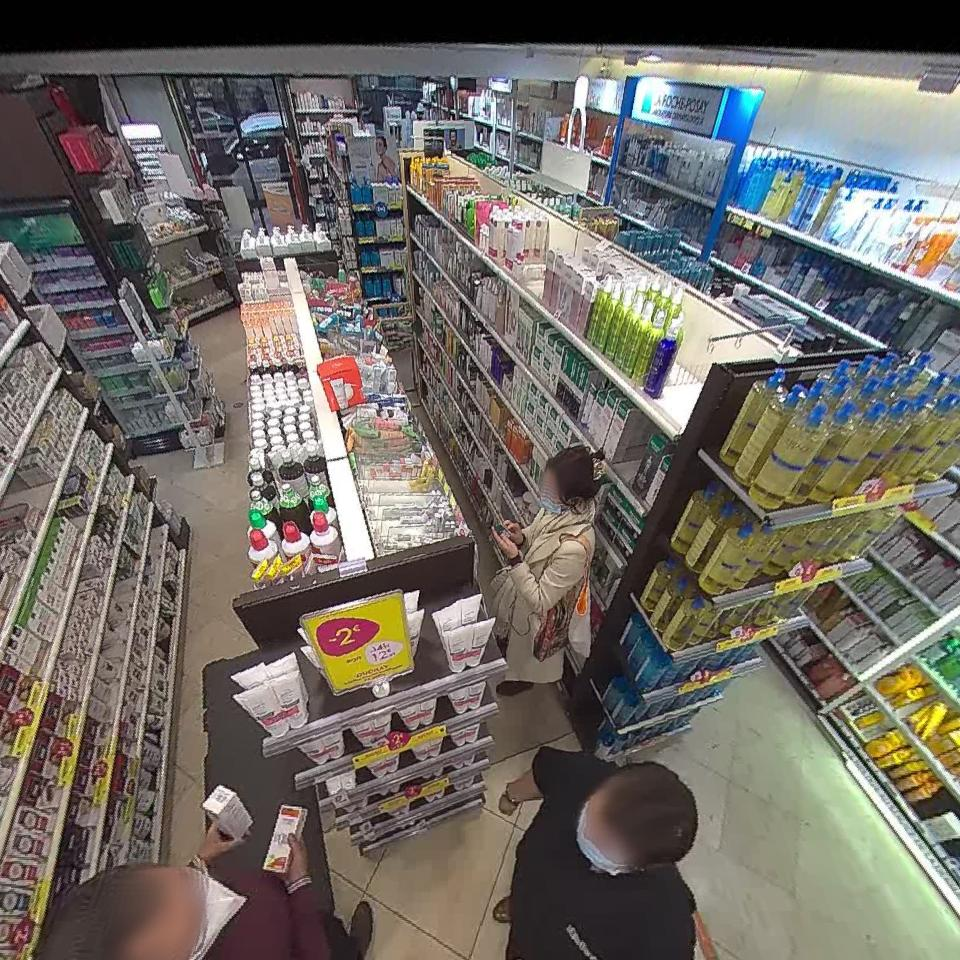
#> input picture code/02_python/fisheye_1_python.jpg, 960 x 960 px
$ python unwarper_opencv.py ../02_python/fisheye_1_python.jpg
#> lines starting #> are read from the running program, lines starting #| are printed output that depends on the picture
#!/usr/bin/env python3
"""
OpenCV Fisheye Unwarper

A Python script that uses OpenCV's fisheye features to dewarp fisheye images
into multiple perspective views, maintaining compatibility with the other
unwarper implementations.
"""

import cv2
import numpy as np
import argparse
import os
import sys
from typing import Tuple, Optional


class OpenCVDewarper:
    """
    OpenCV implementation of the fisheye dewarper using OpenCV's fisheye module
    and custom remapping functions.
    """

    def __init__(self, width: int, height: int, zones: int = 3):
        """
        Initialize dewarper with image dimensions.

        Args:
            width: Image width in pixels
            height: Image height in pixels
            zones: Number of perspective views to generate
        """
        self.width = width
        self.height = height
        self.output_width = self.width // 2
        self.output_height = self.height // 2
        self.zones = zones

        # Create remapping tables for all zones
        self.remap = self._dewarp_mapping()

    def get_rotation_matrix(self, yaw: float, pitch: float, roll: float) -> np.ndarray:
        """
        Generate rotation matrix from yaw, pitch, roll angles (in degrees).

        Args:
            yaw: Rotation around Y axis in degrees
            pitch: Rotation around X axis in degrees
            roll: Rotation around Z axis in degrees
        Returns:
            3x3 rotation matrix as numpy array
        """
        # Create rotation matrix from Euler angles
        # Convert to radians
        yaw_rad = np.deg2rad(yaw)
        pitch_rad = np.deg2rad(pitch)
        roll_rad = np.deg2rad(roll)

        # Calculate rotation matrices
        R_x = np.array([
            [1, 0, 0],
            [0, np.cos(pitch_rad), -np.sin(pitch_rad)],
            [0, np.sin(pitch_rad), np.cos(pitch_rad)]
        ], dtype=np.float32)

        R_y = np.array([
            [np.cos(yaw_rad), 0, np.sin(yaw_rad)],
            [0, 1, 0],
            [-np.sin(yaw_rad), 0, np.cos(yaw_rad)]
        ], dtype=np.float32)

        R_z = np.array([
            [np.cos(roll_rad), -np.sin(roll_rad), 0],
            [np.sin(roll_rad), np.cos(roll_rad), 0],
            [0, 0, 1]
        ], dtype=np.float32)

        # Combined rotation matrix
        R = R_z @ R_y @ R_x
        return R


    def _dewarp_mapping(self):
        """
        Create pixel remapping tables for all zones using OpenCV's fisheye model.

        Returns a numpy array with shape (zones, output_height, output_width, 2)
        where the last dimension contains (src_x, src_y) for each pixel.
        """
        # Create remapping tables for each view and stack them into a single array
        remap_list = []

        for zone_id in range(self.zones):

            R = self.get_rotation_matrix(0, 45, (360.0 * zone_id / self.zones))

            # New camera matrix for the perspective view
            # Adjust field of view to match the expected output
            fov_scale = 1.0  # OpenCV has same behavior as ffmpeg here
            offset = 0.0     # OpenCV has same behavior as ffmpeg here
            K_new = np.array([
                [self.output_width * fov_scale / 2, 0, self.output_width / 2 + offset * self.output_width],
                [0, self.output_height * fov_scale / 2, self.output_height / 2 + offset * self.output_height],
                [0, 0, 1]
            ], dtype=np.float32)

            # Generate destination points for the perspective view
            x, y = np.meshgrid(
                np.arange(self.output_width),
                np.arange(self.output_height),
                indexing='xy'
            )

            # Convert to homogeneous coordinates
            ones = np.ones(x.shape)
            dst_points = np.stack([x.flatten(), y.flatten(), ones.flatten()], axis=1).T

            # Project to 3D ray directions
            rays = np.linalg.inv(K_new) @ dst_points

            # Normalize rays
            rays = rays / np.linalg.norm(rays, axis=0, keepdims=True)

            # Transform rays to fisheye camera coordinate system
            rays_fisheye = R @ rays

            # Project fisheye rays to image coordinates
            # For fisheye, we use spherical projection
            theta = np.arccos(np.clip(rays_fisheye[2, :], -1, 1))  # Angle from optical axis
            phi = np.arctan2(rays_fisheye[1, :], rays_fisheye[0, :])  # Azimuthal angle

            # Map to fisheye image coordinates
            # Assuming equidistant fisheye projection model
            r = theta * self.width / np.pi  # Radius in fisheye image

            # Convert to Cartesian coordinates
            x = r * np.cos(phi) + self.width / 2
            y = r * np.sin(phi) + self.height / 2

            # Clip to valid range
            x = np.clip(x, 0, self.width - 1)
            y = np.clip(y, 0, self.height - 1)

            # Reshape to 2D arrays
            src_x = x.reshape((self.output_height, self.output_width)).astype(np.float32)
            src_y = y.reshape((self.output_height, self.output_width)).astype(np.float32)

            # Stack to create zone mapping with shape (output_height, output_width, 2)
            zone_mapping = np.stack([src_x, src_y], axis=-1)
            remap_list.append(zone_mapping)

        # Stack all zones together with shape (zones, output_height, output_width, 2)
        return np.stack(remap_list, axis=0)

    def dewarp_frame(self, image: np.ndarray, zone_id: int = 0):
        """
        Apply dewarping transformation to image using OpenCV's remap function.

        Args:
            image: Input image as NumPy array (H, W, 3)
            zone_id: Zone ID to use for dewarping

        Returns:
            Dewarped image as NumPy array
        """
        # Get the mapping for the specified zone
        # Shape: (output_height, output_width, 2)
        remap_table = self.remap[zone_id]

        # Split into x and y coordinate maps
        map_x = remap_table[:, :, 0].astype(np.float32)
        map_y = remap_table[:, :, 1].astype(np.float32)

        # Apply OpenCV's remap function
        # Use INTER_NEAREST for best performances
        # BORDER_CONSTANT with value 0 for black borders
        output = cv2.remap(
            image,
            map_x,
            map_y,
            cv2.INTER_NEAREST,
            borderMode=cv2.BORDER_CONSTANT,
            borderValue=(0, 0, 0)
        )

        return output


def load_image(image_path: str) -> np.ndarray:
    """Load image using OpenCV and convert to RGB."""
#> called with image_path = '../02_python/fisheye_1_python.jpg'
    try:
        # OpenCV loads images in BGR format by default
        image = cv2.imread(image_path)
#> image is the input picture: shape (960, 960, 3); mean B, G, R 100.5, 106.9, 111.4
        if image is None:
            raise ValueError(f"Could not load image: {image_path}")

        # Convert from BGR to RGB
        image = cv2.cvtColor(image, cv2.COLOR_BGR2RGB)
        return image
    except Exception as e:
        print(f"Error loading image {image_path}: {e}")
        sys.exit(1)


def save_image(image: np.ndarray, output_path: str):
    """Save image using OpenCV (convert from RGB to BGR)."""
    try:
        # Convert from RGB to BGR for OpenCV
        image_bgr = cv2.cvtColor(image, cv2.COLOR_RGB2BGR)
        cv2.imwrite(output_path, image_bgr)
    except Exception as e:
        print(f"Error saving image {output_path}: {e}")
        sys.exit(1)


def main():
    parser = argparse.ArgumentParser(
        description='OpenCV Fisheye Unwarper - Convert fisheye images to perspective views using OpenCV'
    )
    parser.add_argument('input_image', help='Path to input fisheye image')
    parser.add_argument('--output-dir', default='.', help='Output directory (default: current directory)')
    parser.add_argument('--prefix', help='Output filename prefix (default: input filename)')
    parser.add_argument('--repeat-dewarp', '-r', help='Number of repetition of dewarping for performance testing', type=int, default=1)

    args = parser.parse_args()

    # Validate input file
    if not os.path.exists(args.input_image):
        print(f"Error: Input file '{args.input_image}' does not exist")
        sys.exit(1)

    # Create output directory if needed
    os.makedirs(args.output_dir, exist_ok=True)

    # Load input image
    print(f"Loading image: {args.input_image}")
    image = load_image(args.input_image)
    height, width = image.shape[:2]
#> height = 960; width = 960

    # Initialize dewarper
    print(f"Initializing dewarper for {width}x{height} image")
#| Initializing dewarper for 960x960 image
    dewarper = OpenCVDewarper(width, height, 5)
    output_basename = args.prefix or os.path.splitext(os.path.basename(args.input_image))[0]

    for zone_id in range(dewarper.zones):
        zone_image = None
        for _ in range(args.repeat_dewarp):
            zone_image = dewarper.dewarp_frame(image, zone_id)
        # Ensure we have at least one dewarped image
        if zone_image is None:
            zone_image = dewarper.dewarp_frame(image, zone_id)
        output_path = os.path.join(args.output_dir, f"{output_basename}_{zone_id + 1}_opencv.jpg")
        save_image(zone_image, output_path)
        print(f"Saved view {zone_id + 1} to: {output_path}")
#> this loop made 5 passes
#| Saved view 1 to: ./fisheye_1_python_1_opencv.jpg
#| Saved view 2 to: ./fisheye_1_python_2_opencv.jpg
#| Saved view 3 to: ./fisheye_1_python_3_opencv.jpg
#| Saved view 4 to: ./fisheye_1_python_4_opencv.jpg
#| Saved view 5 to: ./fisheye_1_python_5_opencv.jpg
#> pass 1, in dewarp_frame, `output = cv2.remap( image, map_x, map_y, cv2.INTER_NEAREST, borderMode..`:
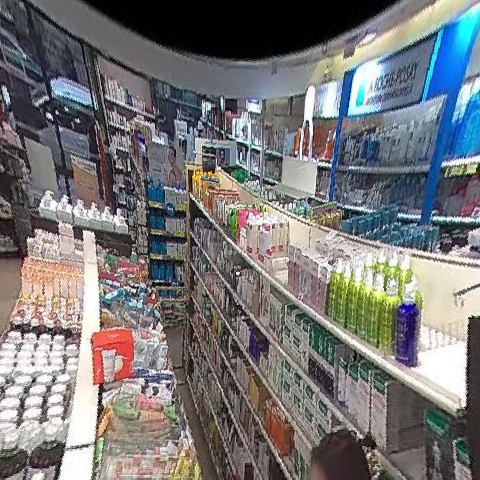
#> output: shape (480, 480, 3); mean R, G, B 118.9, 118.1, 119
#> pass 2, in dewarp_frame (call 2), `output = cv2.remap( image, map_x, map_y, cv2.INTER_NEAREST, borderMode..`:
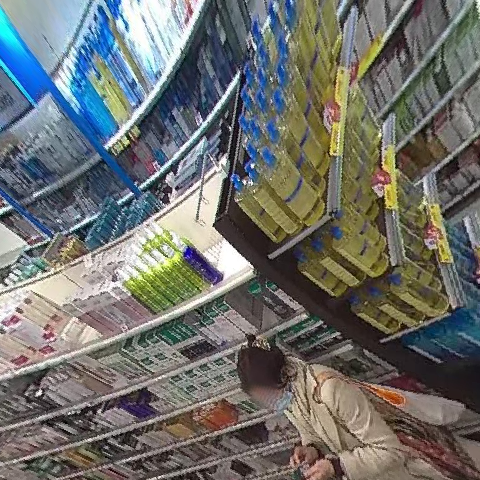
#> output: shape (480, 480, 3); mean R, G, B 110.8, 112.2, 108.8
#> after the loop:
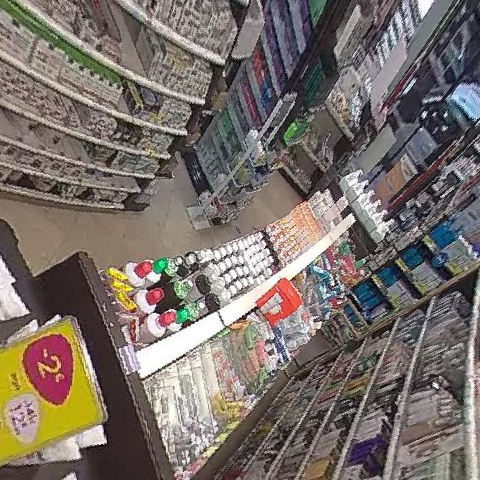
#> zone_image: shape (480, 480, 3); mean R, G, B 121.1, 111.7, 105.6

    print("Dewarping complete!")


if __name__ == '__main__':
    main()

$ run again, on code/02_python/fisheye_4_python.jpg
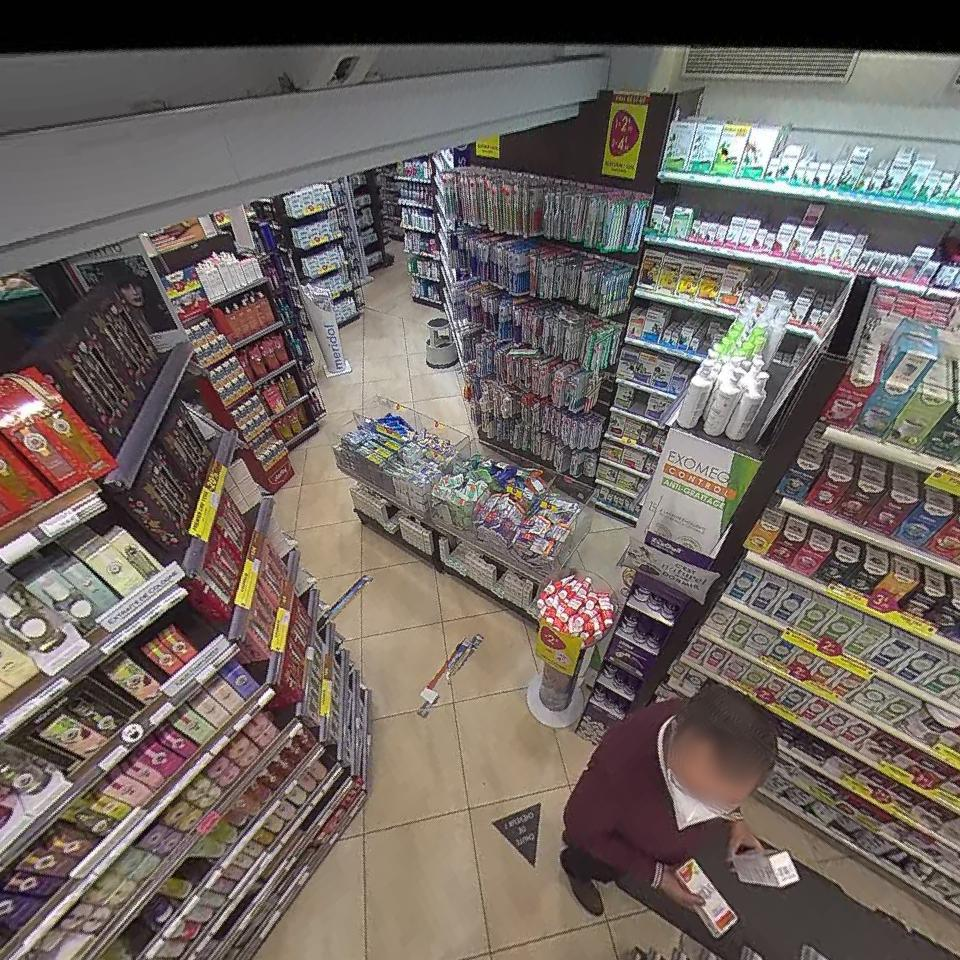
#> input picture code/02_python/fisheye_4_python.jpg, 960 x 960 px
#> in load_image, image is the input picture: shape (960, 960, 3); mean B, G, R 96.9, 102.1, 111.6
#| Initializing dewarper for 960x960 image
#> the loop in main, `for zone_id in range(dewarper.zones):` made 5 passes
#| Saved view 1 to: ./fisheye_4_python_1_opencv.jpg
#| Saved view 2 to: ./fisheye_4_python_2_opencv.jpg
#| Saved view 3 to: ./fisheye_4_python_3_opencv.jpg
#| Saved view 4 to: ./fisheye_4_python_4_opencv.jpg
#| Saved view 5 to: ./fisheye_4_python_5_opencv.jpg
#> pass 1, in dewarp_frame, `output = cv2.remap( image, map_x, map_y, cv2.INTER_NEAREST, borderMode..`:
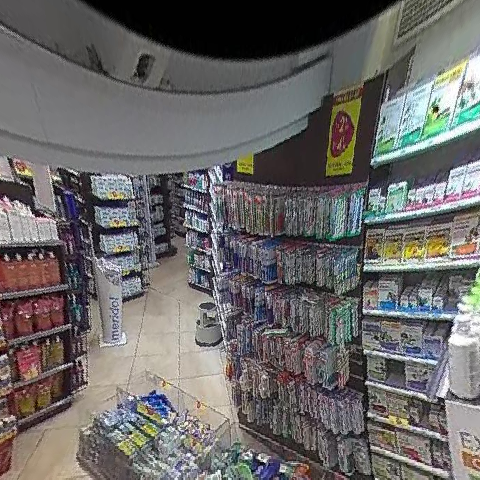
#> output: shape (480, 480, 3); mean R, G, B 106.6, 104.3, 103.3
#> after the loop in main, `for zone_id in range(dewarper.zones):`:
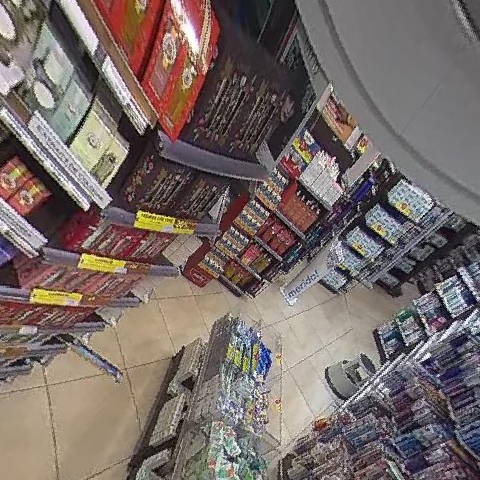
#> zone_image: shape (480, 480, 3); mean R, G, B 119.5, 107.1, 103.4
